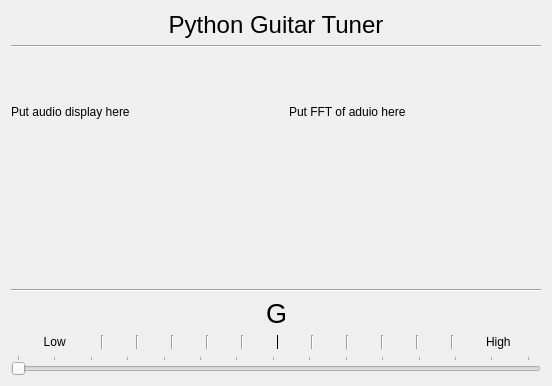
<?xml version="1.0" encoding="UTF-8"?>
<ui version="4.0">
 <class>MainWindow</class>
 <widget class="QMainWindow" name="MainWindow">
  <property name="geometry">
   <rect>
    <x>0</x>
    <y>0</y>
    <width>552</width>
    <height>386</height>
   </rect>
  </property>
  <property name="windowTitle">
   <string>MainWindow</string>
  </property>
  <widget class="QWidget" name="centralWidget">
   <layout class="QVBoxLayout" name="verticalLayout_2">
    <item>
     <layout class="QVBoxLayout" name="verticalLayout">
      <item>
       <layout class="QHBoxLayout" name="horizontalLayout_6">
        <item>
         <widget class="QLabel" name="guitarTuner_label">
          <property name="font">
           <font>
            <pointsize>18</pointsize>
           </font>
          </property>
          <property name="text">
           <string>Python Guitar Tuner</string>
          </property>
          <property name="alignment">
           <set>Qt::AlignCenter</set>
          </property>
         </widget>
        </item>
       </layout>
      </item>
      <item>
       <widget class="Line" name="line_13">
        <property name="orientation">
         <enum>Qt::Horizontal</enum>
        </property>
       </widget>
      </item>
      <item>
       <layout class="QHBoxLayout" name="horizontalLayout_3">
        <item>
         <layout class="QVBoxLayout" name="verticalLayout_4">
          <item>
           <widget class="QLabel" name="rawAudio_label">
            <property name="text">
             <string>Put audio display here</string>
            </property>
           </widget>
          </item>
         </layout>
        </item>
        <item>
         <spacer name="verticalSpacer_2">
          <property name="orientation">
           <enum>Qt::Vertical</enum>
          </property>
          <property name="sizeHint" stdset="0">
           <size>
            <width>20</width>
            <height>40</height>
           </size>
          </property>
         </spacer>
        </item>
        <item>
         <layout class="QVBoxLayout" name="verticalLayout_5">
          <item>
           <widget class="QLabel" name="fft_label">
            <property name="text">
             <string>Put FFT of aduio here</string>
            </property>
           </widget>
          </item>
         </layout>
        </item>
       </layout>
      </item>
      <item>
       <spacer name="verticalSpacer">
        <property name="orientation">
         <enum>Qt::Vertical</enum>
        </property>
        <property name="sizeHint" stdset="0">
         <size>
          <width>20</width>
          <height>40</height>
         </size>
        </property>
       </spacer>
      </item>
      <item>
       <widget class="Line" name="line_12">
        <property name="orientation">
         <enum>Qt::Horizontal</enum>
        </property>
       </widget>
      </item>
      <item>
       <layout class="QHBoxLayout" name="horizontalLayout">
        <item>
         <spacer name="horizontalSpacer">
          <property name="orientation">
           <enum>Qt::Horizontal</enum>
          </property>
          <property name="sizeHint" stdset="0">
           <size>
            <width>40</width>
            <height>20</height>
           </size>
          </property>
         </spacer>
        </item>
        <item>
         <widget class="QLabel" name="key_label">
          <property name="font">
           <font>
            <pointsize>20</pointsize>
           </font>
          </property>
          <property name="text">
           <string>G</string>
          </property>
          <property name="alignment">
           <set>Qt::AlignCenter</set>
          </property>
         </widget>
        </item>
        <item>
         <spacer name="horizontalSpacer_2">
          <property name="orientation">
           <enum>Qt::Horizontal</enum>
          </property>
          <property name="sizeHint" stdset="0">
           <size>
            <width>40</width>
            <height>20</height>
           </size>
          </property>
         </spacer>
        </item>
       </layout>
      </item>
      <item>
       <layout class="QHBoxLayout" name="horizontalLayout_2">
        <item>
         <layout class="QVBoxLayout" name="verticalLayout_3">
          <item>
           <layout class="QHBoxLayout" name="horizontalLayout_5">
            <item>
             <widget class="QLabel" name="low_label">
              <property name="sizePolicy">
               <sizepolicy hsizetype="Fixed" vsizetype="Preferred">
                <horstretch>0</horstretch>
                <verstretch>0</verstretch>
               </sizepolicy>
              </property>
              <property name="text">
               <string>  Low </string>
              </property>
             </widget>
            </item>
            <item>
             <widget class="Line" name="line_2">
              <property name="orientation">
               <enum>Qt::Vertical</enum>
              </property>
             </widget>
            </item>
            <item>
             <widget class="Line" name="line_5">
              <property name="orientation">
               <enum>Qt::Vertical</enum>
              </property>
             </widget>
            </item>
            <item>
             <widget class="Line" name="line_4">
              <property name="orientation">
               <enum>Qt::Vertical</enum>
              </property>
             </widget>
            </item>
            <item>
             <widget class="Line" name="line_3">
              <property name="orientation">
               <enum>Qt::Vertical</enum>
              </property>
             </widget>
            </item>
            <item>
             <widget class="Line" name="line_6">
              <property name="frameShadow">
               <enum>QFrame::Sunken</enum>
              </property>
              <property name="orientation">
               <enum>Qt::Vertical</enum>
              </property>
             </widget>
            </item>
            <item>
             <widget class="Line" name="line_7">
              <property name="frameShadow">
               <enum>QFrame::Plain</enum>
              </property>
              <property name="lineWidth">
               <number>1</number>
              </property>
              <property name="orientation">
               <enum>Qt::Vertical</enum>
              </property>
             </widget>
            </item>
            <item>
             <widget class="Line" name="line">
              <property name="orientation">
               <enum>Qt::Vertical</enum>
              </property>
             </widget>
            </item>
            <item>
             <widget class="Line" name="line_8">
              <property name="orientation">
               <enum>Qt::Vertical</enum>
              </property>
             </widget>
            </item>
            <item>
             <widget class="Line" name="line_10">
              <property name="orientation">
               <enum>Qt::Vertical</enum>
              </property>
             </widget>
            </item>
            <item>
             <widget class="Line" name="line_11">
              <property name="orientation">
               <enum>Qt::Vertical</enum>
              </property>
             </widget>
            </item>
            <item>
             <widget class="Line" name="line_9">
              <property name="orientation">
               <enum>Qt::Vertical</enum>
              </property>
             </widget>
            </item>
            <item>
             <widget class="QLabel" name="high_label">
              <property name="sizePolicy">
               <sizepolicy hsizetype="Fixed" vsizetype="Preferred">
                <horstretch>0</horstretch>
                <verstretch>0</verstretch>
               </sizepolicy>
              </property>
              <property name="text">
               <string>High</string>
              </property>
             </widget>
            </item>
           </layout>
          </item>
          <item>
           <layout class="QHBoxLayout" name="horizontalLayout_4">
            <item>
             <widget class="QSlider" name="horizontalSlider">
              <property name="singleStep">
               <number>1</number>
              </property>
              <property name="pageStep">
               <number>10</number>
              </property>
              <property name="value">
               <number>0</number>
              </property>
              <property name="orientation">
               <enum>Qt::Horizontal</enum>
              </property>
              <property name="invertedAppearance">
               <bool>false</bool>
              </property>
              <property name="tickPosition">
               <enum>QSlider::TicksAbove</enum>
              </property>
              <property name="tickInterval">
               <number>7</number>
              </property>
             </widget>
            </item>
           </layout>
          </item>
         </layout>
        </item>
       </layout>
      </item>
     </layout>
    </item>
   </layout>
  </widget>
 </widget>
 <layoutdefault spacing="6" margin="11"/>
 <resources/>
 <connections/>
</ui>
